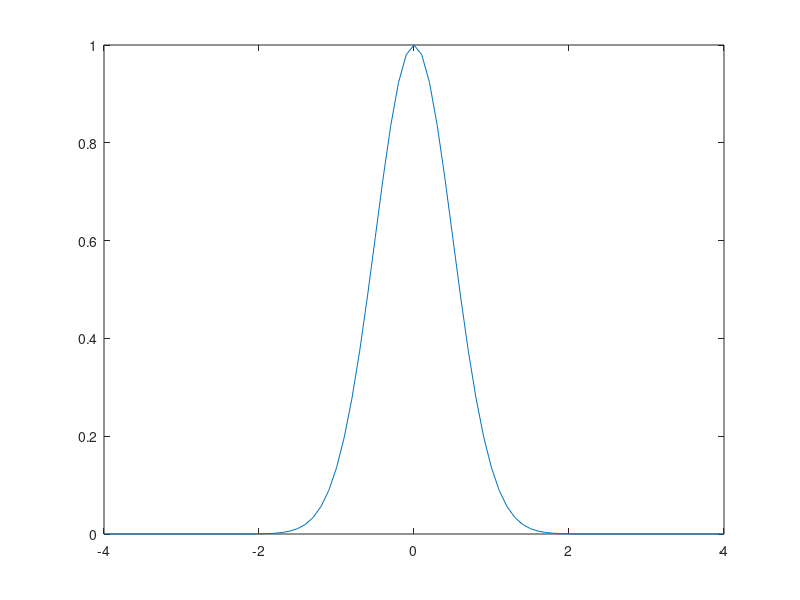

MATLAB code for this plot: (Note: this script raises an error after producing the figure.)
clear all; 
close all; 
clc;

t=-4:.1:4;
a=1; m=0; sigma=.5;
x=a.*exp(-((t-m).^2)./(2.*(sigma.^2)));
figure
plot(t,x);


PO=4;
breaks=[-4 -3 -2 -1.5 -1 -.5 0 .5 1 1.5 2 3 4];
pp = splinefit(t,x,breaks,PO);
xh=ppval(pp,t);

hold on 
plot(t,xh);

amp=1;
beta=1;
gamma=3;

p=sppdeviate(pp,beta,gamma,amp);
tt=p.breaks(1):.1:p.breaks(end);
xhh=ppval(p,tt);
hold on 
plot(tt,xhh);





